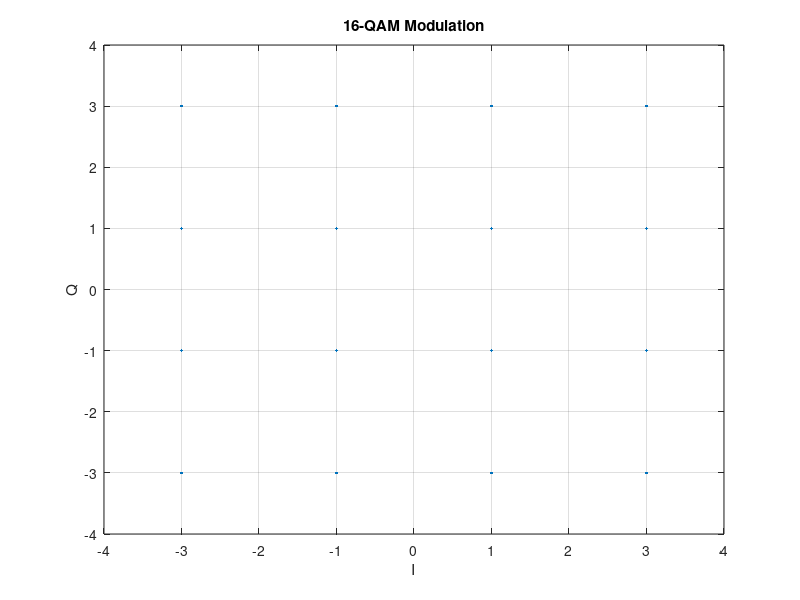

Recreate this plot in MATLAB.
p = [1+j, 1-j, -1-j, -1+j];
k = [3+3j, 3+j, 3-j, 3-3j, 1+3j, 1+j, 1-j, 1-3j, -1+3j, -1+j, -1-j, -1-3j, -3+3j, -3+j, -3-j, -3-3j];
l = [7+7j, 7+5j, 7+3j, 7+j, 7-j, 7-3j, 7-5j, 7-7j, 5+7j, 5+5j, 5+3j, 5+j, 5-j, 5-3j, 5-5j, 5-7j, 3+7j, 3+5j, 3+3j, 3+j, 3-j, 3-3j, 3-5j, 3-7j, 1+7j, 1+5j, 1+3j, 1+j, 1-j, 1-3j, 1-5j, 1-7j, -1+7j, -1+5j, -1+3j, -1+j, -1-j, -1-3j, -1-5j, -1-7j, -3+7j, -3+5j, -3+3j, -3+j, -3-j, -3-3j, -3-5j, -3-7j, -5+7j, -5+5j, -5+3j, -5+j, -5-j, -5-3j, -5-5j, -5-7j, -7+7j, -7+5j, -7+3j, -7+j, -7-j, -7-3j, -7-5j, -7-7j ];
scatterplot(k);
hold on;
 set(gca,'Xtick',-8:1:8)
 set(gca,'Ytick',-8:1:8)
grid on
xlim([-4,4]);
ylim([-4,4]);
xlabel('I');
ylabel('Q');
title('16-QAM Modulation');
